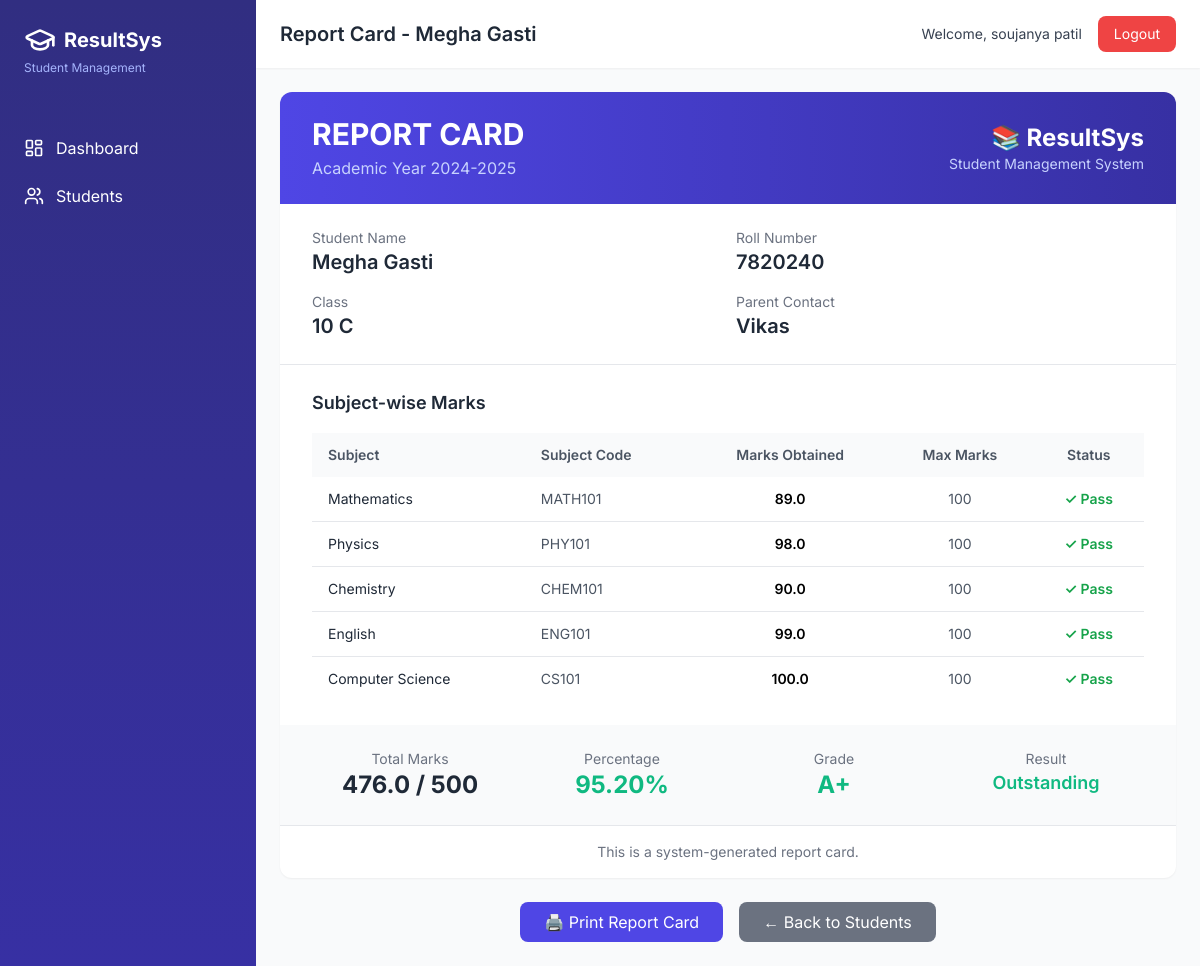
/report/7 (signed in), run on the app's committed database.
### models.py (models this page shows, shortened)
class Student(db.Model):
    __tablename__ = 'students'
    id = db.Column(db.Integer, primary_key=True)
    roll_number = db.Column(db.String(20), unique=True, nullable=False)
    name = db.Column(db.String(100), nullable=False)
    class_name = db.Column(db.String(20), nullable=False)
    parent_contact = db.Column(db.String(15))
    email = db.Column(db.String(100))
    admission_year = db.Column(db.Integer)
    created_at = db.Column(db.DateTime, default=datetime.utcnow)
    results = db.relationship('Result', backref='student', lazy=True, cascade='all, delete-orphan')
    def get_total_marks(self):
        return sum(r.marks_obtained for r in self.results)
    def get_percentage(self):
        if not self.results:
            return 0
        total_obtained = sum(r.marks_obtained for r in self.results)
        total_possible = sum(r.total_marks for r in self.results)
        return round((total_obtained / total_possible) * 100, 2) if total_possible > 0 else 0
    def get_grade(self):
        percentage = self.get_percentage()
        if percentage >= 90:
            return ('A+', '#10b981', 'Outstanding')
        elif percentage >= 80:
            return ('A', '#3b82f6', 'Excellent')
        elif percentage >= 70:
            return ('B+', '#8b5cf6', 'Very Good')
        elif percentage >= 60:
            return ('B', '#f59e0b', 'Good')
        elif percentage >= 50:
            return ('C', '#f97316', 'Average')
        elif percentage >= 40:
            return ('D', '#ef4444', 'Pass')
        else:
            return ('F', '#dc2626', 'Fail')

class Subject(db.Model):
    __tablename__ = 'subjects'
    id = db.Column(db.Integer, primary_key=True)
    name = db.Column(db.String(50), unique=True, nullable=False)
    code = db.Column(db.String(10), unique=True)
    max_marks = db.Column(db.Integer, default=100)
    results = db.relationship('Result', backref='subject', lazy=True)

class Result(db.Model):
    __tablename__ = 'results'
    id = db.Column(db.Integer, primary_key=True)
    student_id = db.Column(db.Integer, db.ForeignKey('students.id'), nullable=False)
    subject_id = db.Column(db.Integer, db.ForeignKey('subjects.id'), nullable=False)
    marks_obtained = db.Column(db.Float, nullable=False)
    total_marks = db.Column(db.Integer, default=100)
    exam_type = db.Column(db.String(20), default='Final Exam')
    created_at = db.Column(db.DateTime, default=datetime.utcnow)
    __table_args__ = (
        db.UniqueConstraint('student_id', 'subject_id', name='unique_student_subject'),
    )

### app.py (the view)
@app.route('/report/<int:student_id>')
@login_required
def report_card(student_id):
    student = Student.query.get_or_404(student_id)
    subjects = Subject.query.all()
    subject_results = []
    for subject in subjects:
        result = Result.query.filter_by(student_id=student_id, subject_id=subject.id).first()
        subject_results.append({
            'name': subject.name,
            'code': subject.code,
            'marks': result.marks_obtained if result else None,
            'max_marks': subject.max_marks,
            'percentage': (result.marks_obtained / subject.max_marks) * 100 if result else 0
        })
    percentage = student.get_percentage()
    grade, color, remark = student.get_grade()
    return render_template('report_card.html',
                         student=student,
                         subjects=subject_results,
                         percentage=percentage,
                         grade=grade,
                         grade_color=color,
                         remark=remark)

### app.py (called while the page is built)
def login_required(f):
    @wraps(f)
    def decorated_function(*args, **kwargs):
        if 'user_id' not in session:
            flash('Please login first', 'error')
            return redirect(url_for('login'))
        return f(*args, **kwargs)
    return decorated_function

### templates/report_card.html
{% extends "base.html" %}
{% block title %}Report Card - {{ student.name }}{% endblock %}
{% block content %}
<div class="max-w-4xl mx-auto">
    <div class="bg-white rounded-xl shadow-sm overflow-hidden">
        <div class="bg-gradient-to-r from-indigo-600 to-indigo-800 text-white px-8 py-6">
            <div class="flex justify-between items-center">
                <div>
                    <h1 class="text-3xl font-bold">REPORT CARD</h1>
                    <p class="text-indigo-200 mt-1">Academic Year 2024-2025</p>
                </div>
                <div class="text-right">
                    <p class="text-2xl font-bold">📚 ResultSys</p>
                    <p class="text-indigo-200 text-sm">Student Management System</p>
                </div>
            </div>
        </div>
        <div class="px-8 py-6 border-b">
            <div class="grid grid-cols-2 gap-4">
                <div>
                    <p class="text-sm text-gray-500">Student Name</p>
                    <p class="text-xl font-semibold text-gray-800">{{ student.name }}</p>
                </div>
                <div>
                    <p class="text-sm text-gray-500">Roll Number</p>
                    <p class="text-xl font-semibold text-gray-800">{{ student.roll_number }}</p>
                </div>
                <div>
                    <p class="text-sm text-gray-500">Class</p>
                    <p class="text-xl font-semibold text-gray-800">{{ student.class_name }}</p>
                </div>
                <div>
                    <p class="text-sm text-gray-500">Parent Contact</p>
                    <p class="text-xl font-semibold text-gray-800">{{ student.parent_contact or 'N/A' }}</p>
                </div>
            </div>
        </div>
        <div class="px-8 py-6">
            <h3 class="text-lg font-semibold text-gray-800 mb-4">Subject-wise Marks</h3>
            <table class="w-full">
                <thead class="bg-gray-50">
                    <tr>
                        <th class="px-4 py-3 text-left text-sm font-semibold text-gray-600">Subject</th>
                        <th class="px-4 py-3 text-left text-sm font-semibold text-gray-600">Subject Code</th>
                        <th class="px-4 py-3 text-center text-sm font-semibold text-gray-600">Marks Obtained</th>
                        <th class="px-4 py-3 text-center text-sm font-semibold text-gray-600">Max Marks</th>
                        <th class="px-4 py-3 text-center text-sm font-semibold text-gray-600">Status</th>
                    </tr>
                </thead>
                <tbody class="divide-y divide-gray-200">
                    {% for subject in subjects %}
                    <tr>
                        <td class="px-4 py-3 text-sm text-gray-800">{{ subject.name }}</td>
                        <td class="px-4 py-3 text-sm text-gray-600">{{ subject.code }}</td>
                        <td class="px-4 py-3 text-center text-sm font-semibold">
                            {% if subject.marks %}
                                {{ subject.marks }}
                            {% else %}
                                <span class="text-red-500">Not entered</span>
                            {% endif %}
                        </td>
                        <td class="px-4 py-3 text-center text-sm text-gray-600">{{ subject.max_marks }}</td>
                        <td class="px-4 py-3 text-center text-sm">
                            {% if subject.marks %}
                                {% if subject.marks >= 40 %}
                                    <span class="text-green-600 font-semibold">✓ Pass</span>
                                {% else %}
                                    <span class="text-red-600 font-semibold">✗ Fail</span>
                                {% endif %}
                            {% else %}
                                <span class="text-gray-400">Pending</span>
                            {% endif %}
                        </td>
                    </tr>
                    {% endfor %}
                </tbody>
            </table>
        </div>
        <div class="bg-gray-50 px-8 py-6">
            <div class="grid grid-cols-2 md:grid-cols-4 gap-4">
                <div class="text-center">
                    <p class="text-sm text-gray-500">Total Marks</p>
                    <p class="text-2xl font-bold text-gray-800">
                        {{ student.get_total_marks() }} / 500
                    </p>
                </div>
                <div class="text-center">
                    <p class="text-sm text-gray-500">Percentage</p>
                    <p class="text-2xl font-bold" style="color: {{ grade_color }}">
                        {{ "%.2f"|format(percentage) }}%
                    </p>
                </div>
                <div class="text-center">
                    <p class="text-sm text-gray-500">Grade</p>
                    <p class="text-2xl font-bold" style="color: {{ grade_color }}">{{ grade }}</p>
                </div>
                <div class="text-center">
                    <p class="text-sm text-gray-500">Result</p>
                    <p class="text-lg font-semibold" style="color: {{ grade_color }}">{{ remark }}</p>
                </div>
            </div>
        </div>
        <div class="px-8 py-4 border-t text-center text-sm text-gray-500">
            <p>This is a system-generated report card.</p>
        </div>
    </div>
    <div class="mt-6 flex justify-center space-x-4">
        <button onclick="window.print()" class="bg-indigo-600 hover:bg-indigo-700 text-white px-6 py-2 rounded-lg transition-all">
            🖨️ Print Report Card
        </button>
        <a href="{{ url_for('students_list') }}" class="bg-gray-500 hover:bg-gray-600 text-white px-6 py-2 rounded-lg transition-all">
            ← Back to Students
        </a>
    </div>
</div>
{% endblock %}

### templates/base.html (style rules this page uses)
body { font-family: 'Inter', sans-serif; }
.transition-all { transition: all 0.3s ease; }

### data on the page
Student: name "Megha Gasti", roll_number "7820240", class_name "10 C", parent_contact "Vikas"
Subject: name "Mathematics", code "MATH101"
Result: marks "89.0", get_total_marks "476.0"
Subject: name "Physics", code "PHY101"
Result: marks "98.0"
Subject: name "Chemistry", code "CHEM101"
Result: marks "90.0"
Subject: name "English", code "ENG101"
Result: marks "99.0"
Subject: name "Computer Science", code "CS101"
Result: marks "100.0"

### other printed values
{{ session.get('username', 'User') }} "soujanya patil"
{{ subject.max_marks }} "100" "100" "100" "100" "100"
{{ "%.2f"|format(percentage) }} "95.20"
{{ grade }} "A+"
{{ remark }} "Outstanding"
